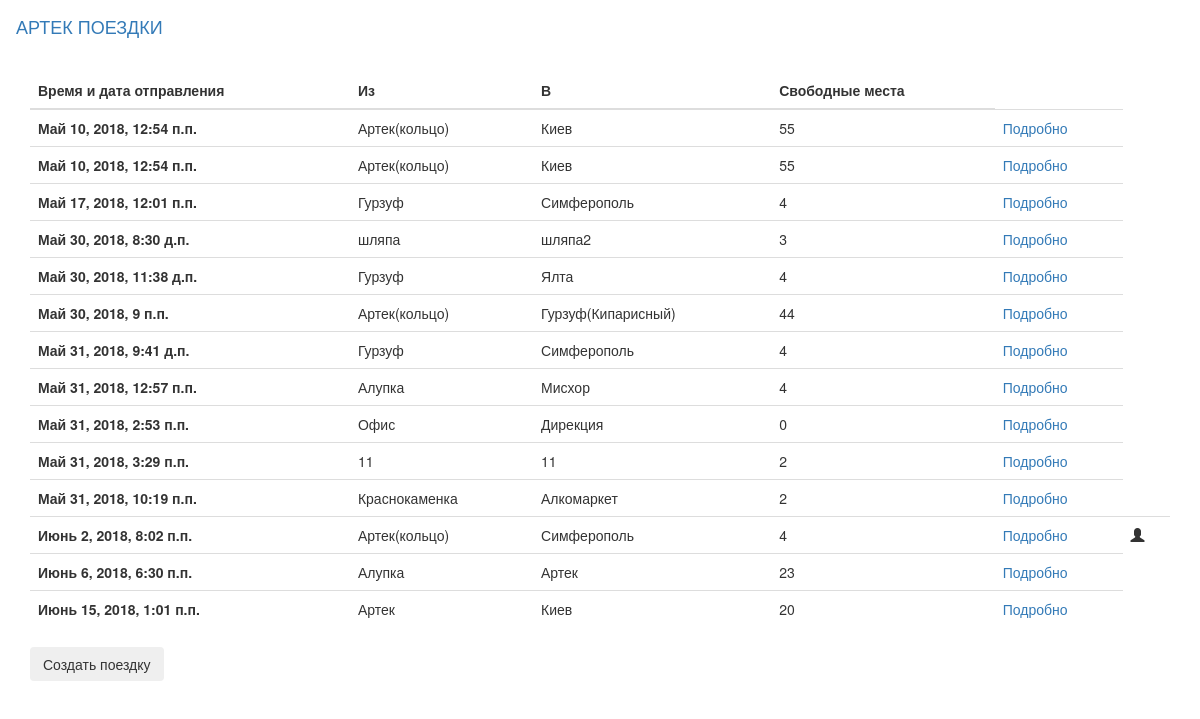
The app's page / (signed in), older data.
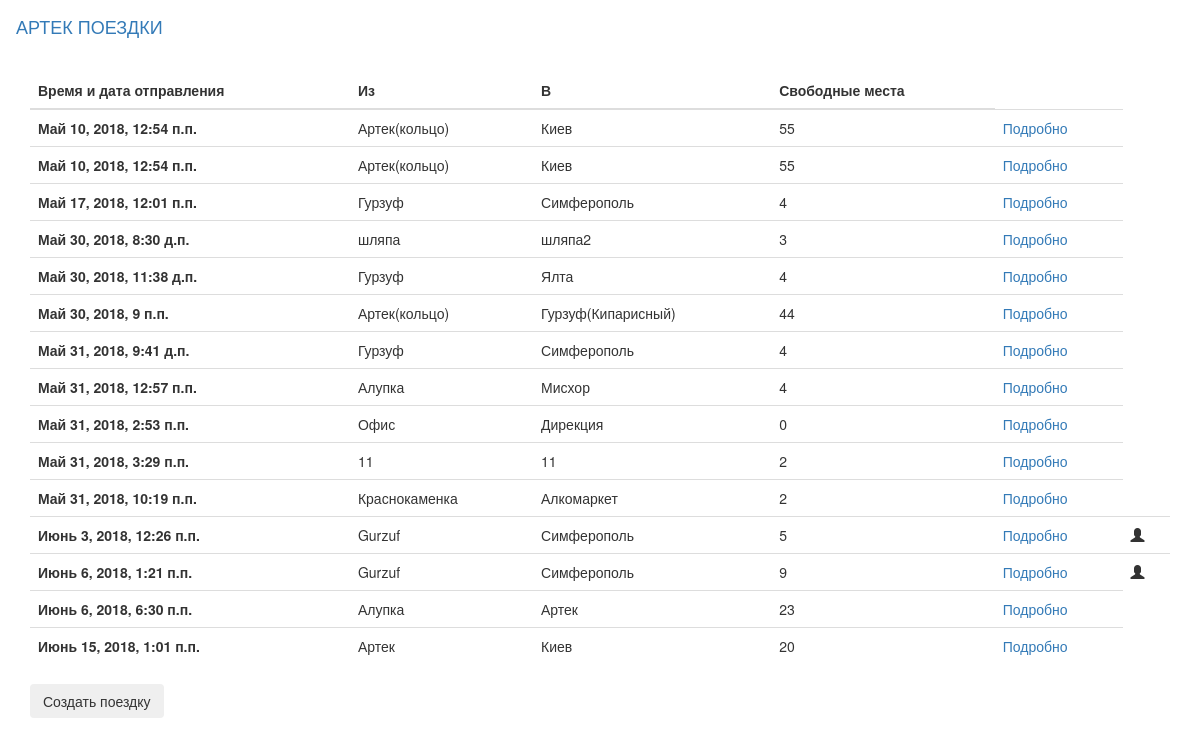
The same page, newer data.
### blabla/models.py (models this page shows, shortened)
class Trip(models.Model):
  creator = models.IntegerField("Заявитель", default=0)
  trip_from = models.CharField("Место отправления:",max_length=30)
  trip_to = models.CharField("Место прибытия:",max_length=30)
  datetime = models.DateTimeField("Время отбытия")
  free_seats = models.PositiveIntegerField("Свободные места:")
  car = models.CharField("Машина:",max_length=30)
  users = models.ManyToManyField(User,blank=True)

### blabla/views.py (the view)
# urls.py: path('', views.home, name='home'),
def home(request):
  trips = Trip.objects.all().order_by('datetime')
  return render(request, 'blabla/home.html',{'trips':trips})

### blabla/templates/blabla/home.html (shortened to what this page needs)
{% extends 'base.html' %}
{% load bootstrap3 %}
{% block content %}
<table class="table">
  <thead>
    <tr>
      <th scope="col">Время и дата отправления</th>
      <th scope="col">Из</th>
      <th scope="col">В</th>
      <th scope="col">Свободные места</th>
    </tr>
  </thead>
  <tbody>
  {% for trip in trips %}
  <tr>
    <th scope="row"> {{ trip.datetime }}</th>
    <td> {{ trip.trip_from }}</td>
    <td> {{ trip.trip_to }}</td>
    <td> {{ trip.free_seats }}</td>
    <td><a href='detail/{{ trip.pk }}'>Подробно</a></td>
    {% if user.id == trip.creator %}
    <td><span class="glyphicon glyphicon-user"></span></td>
    {% endif %}
  </tr>
  {% endfor %}
  </tbody>
</table>
  <p>
    <button class="btn " onclick="location.href='create/'">Создать поездку</button>
</p>
{% endblock %}

### blabla/templates/blabla/base.html (shortened to what this page needs)
{% load static %}
{% load bootstrap3 %}
<!DOCTYPE html>
{% block html %}
<html lang="ru">
  {% block head %}
  <head>
    <link rel="stylesheet" href="{% static 'blabla/css/font-awesome.min.css' %}">
    <link href="{% static 'blabla/css/prettify-1.0.css' %}" rel="stylesheet">
    <link href="{% static 'blabla/css/bootstrap-datetimepicker.css' %}" rel="stylesheet">
    {% bootstrap_css %}
  </head>
  {% endblock %}
  {% block body %}
  <body>
   {% if user.is_authenticated %}
    {% block nav %}
        <nav class="navbar fixed-top navbar-expand-lg navbar-dark bg-dark">
            {% block nav_content %}
                {% block navbar_brand %}
                    <a class="navbar-brand" href="{% url 'home' %}">АРТЕК ПОЕЗДКИ</a>
                {% endblock %}
                {% block navbar_collapse %}
                <div class="collapse navbar-collapse" id="navbar">
                </div>
                {% endblock %}
            {% endblock %}
        </nav>
        {% endblock %}
        {% block body_content %}
            <div class="container">
                {% block content %}{% endblock %}
            </div>
        {% endblock %}
    {% else %}
    <script type="text/javascript">
      window.location.href = "{% url 'login' %}";
  </script>
  {% endif %}
  </body>
  {% endblock %}
</html>
{% endblock %}

Row changes from the older to the newer data that the page shows:
removed Trip: datetime "Июнь 2, 2018, 8:02 п.п.", trip_from "Артек(кольцо)", trip_to "Симферополь", free_seats "4", creator 1 (drawn)
added Trip: datetime "Июнь 3, 2018, 12:26 п.п.", trip_from "Gurzuf", trip_to "Симферополь", free_seats "5", creator 1 (drawn)
added Trip: datetime "Июнь 6, 2018, 1:21 п.п.", trip_from "Gurzuf", trip_to "Симферополь", free_seats "9", creator 1 (drawn)
